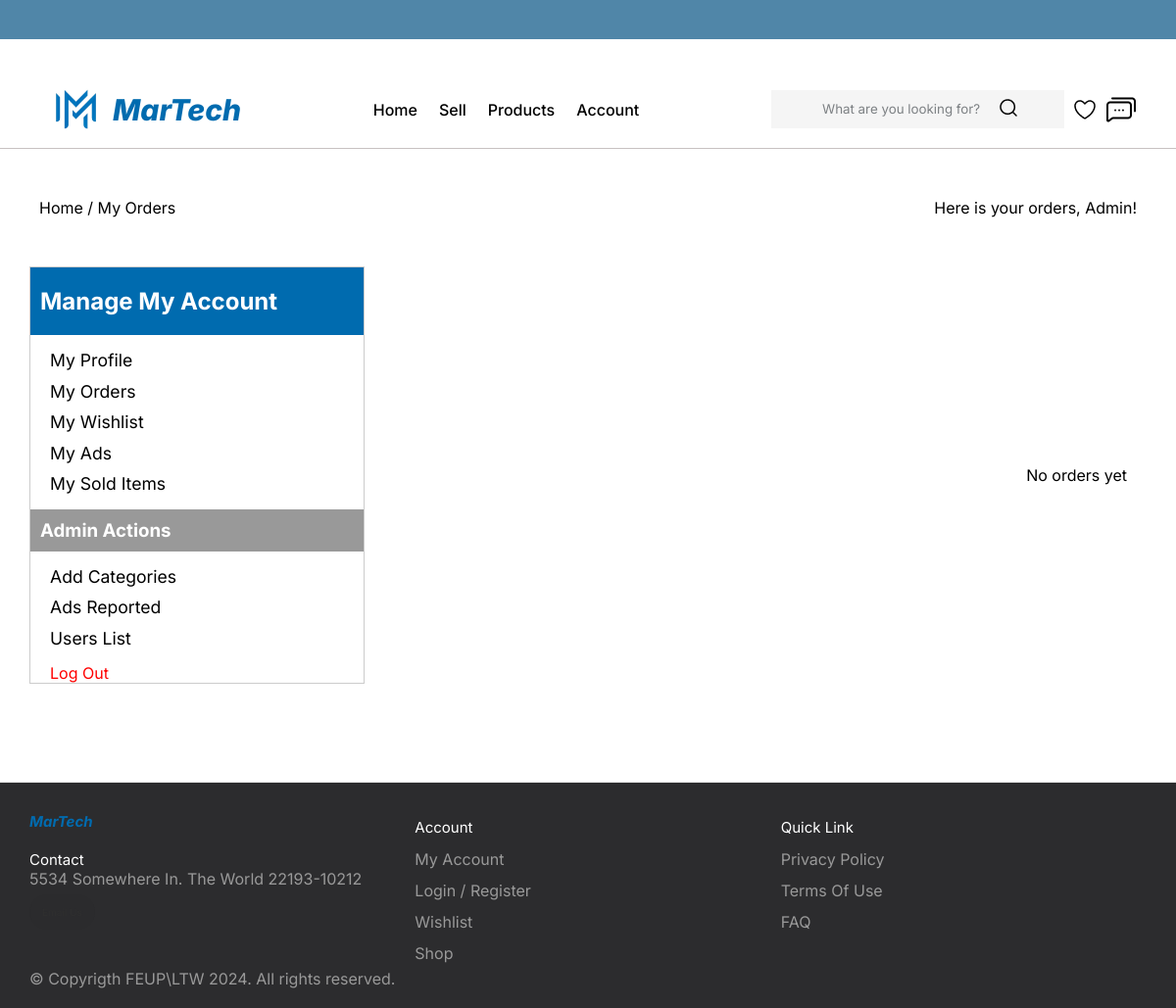
The app's page /pages/order.php (signed in), older data.
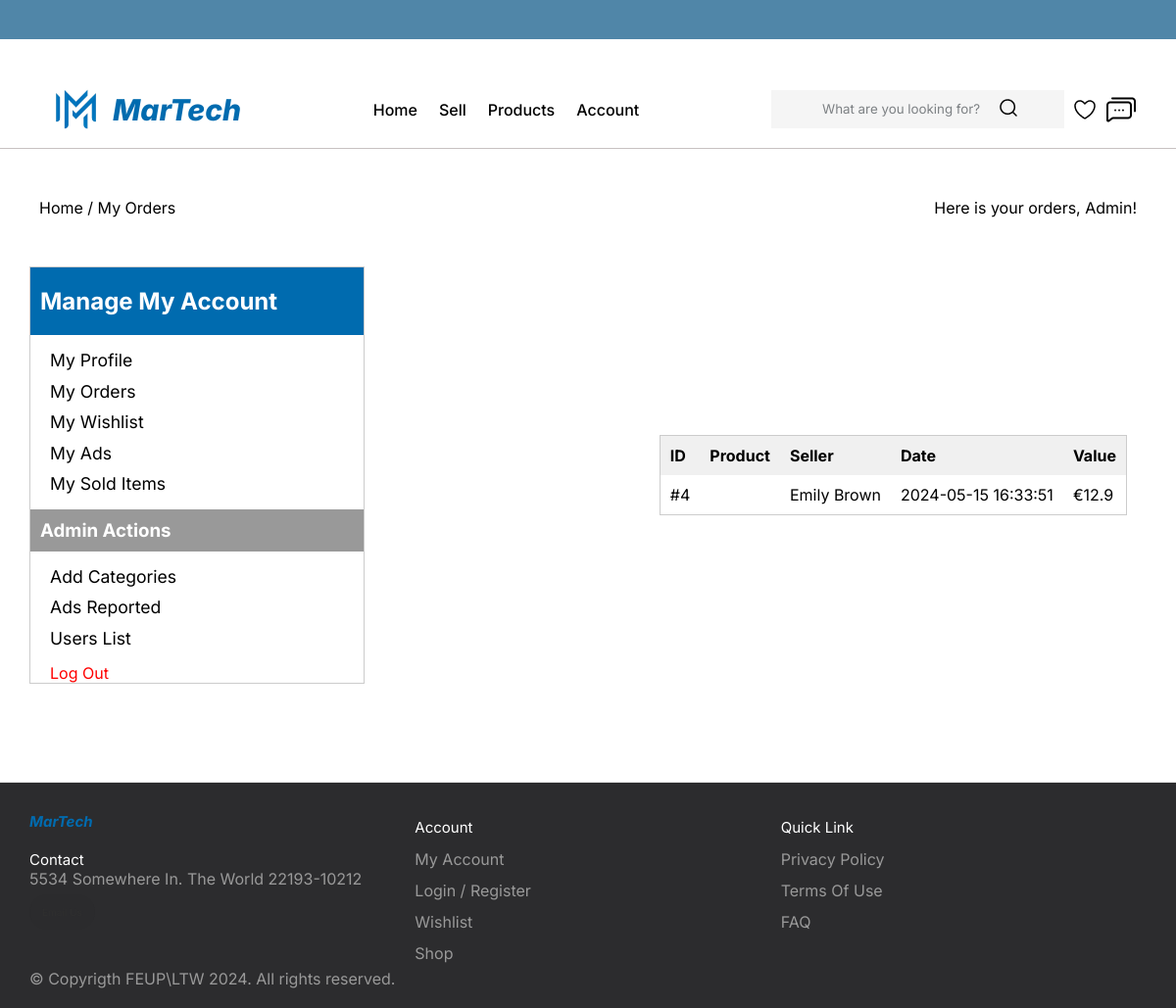
The same page, newer data.
### tables this page shows
CREATE TABLE ORDERS (
    id INT PRIMARY KEY NOT NULL,
    buyer_id INT NOT NULL,
    seller_id INT NOT NULL,
    item_id INT NOT NULL,
    item_name TEXT NOT NULL,
    amount DECIMAL(10, 2) NOT NULL,
    status TEXT NOT NULL,
    created_at TIMESTAMP DEFAULT CURRENT_TIMESTAMP,
    FOREIGN KEY (buyer_id) REFERENCES USERS(id),
    FOREIGN KEY (seller_id) REFERENCES USERS(id),
    FOREIGN KEY (item_id) REFERENCES ITEMS(id)
);

CREATE TABLE USERS(
id INT PRIMARY KEY NOT NULL,
name TEXT NOT NULL,
address TEXT,
phone TEXT NOT NULL UNIQUE,
email TEXT NOT NULL UNIQUE,
admin BOOLEAN DEFAULT FALSE,
password TEXT NOT NULL
);

### templates/orders_tpl.php (the view, shortened to what this page needs)
<?php
  function drawOrders() {
    $session = new Session();
    $db = getDatabaseConnection();
    $user_id = $session->getId();
    $query = 'SELECT * FROM Orders WHERE buyer_id = ?';
    $stmt = $db->prepare($query);
    $stmt->execute(array($user_id));
    $orders = $stmt->fetchAll();
    ?>
    <section class="orders">
    <?php if(!$orders){
            echo '<p>No orders yet</p>';
            ?>
            </section>
            <?php
    }
    else {
        foreach ($orders as $order){
          $item_id = $order['item_id'];
          $query = 'SELECT * FROM Items WHERE id = ?';
          $stmt = $db->prepare($query);
          $stmt->execute(array($item_id));
          $item = $stmt->fetch();
          $item_name = $item['name'];
          $price = $order['amount'];
          $created_at = $order['created_at'];
          $seller_id = $order['seller_id'];
          $query = 'SELECT * FROM Users WHERE id = ?';
          $stmt = $db->prepare($query);
          $stmt->execute(array($seller_id));
          $seller = $stmt->fetch();
          $seller_name = $seller['name'];
    ?>
        <table class="order_table">
          <tr>
              <th>ID</th>
              <th>Product</th>
              <th>Seller</th>
              <th>Date</th>
              <th>Value</th>
          </tr>
          <tr>
              <td>#<?php echo $item_id;?></td>
              <td><?php echo $item_name;?></td>
              <td><?php echo $seller_name;?></td>
              <td><?php echo $created_at;?></td>
              <td>€<?php echo $price;?></td>
          </tr>
        </table>
    <?php
        }
        ?>
        </section>
        <?php
    }
}
?>

Row changes from the older to the newer data that the page shows:
added orders: item "4", seller.name "Emily Brown", created_at "2024-05-15 16:33:51", amount "12.9"
Text that changed along with them:
text no longer shown: "No orders yet"
